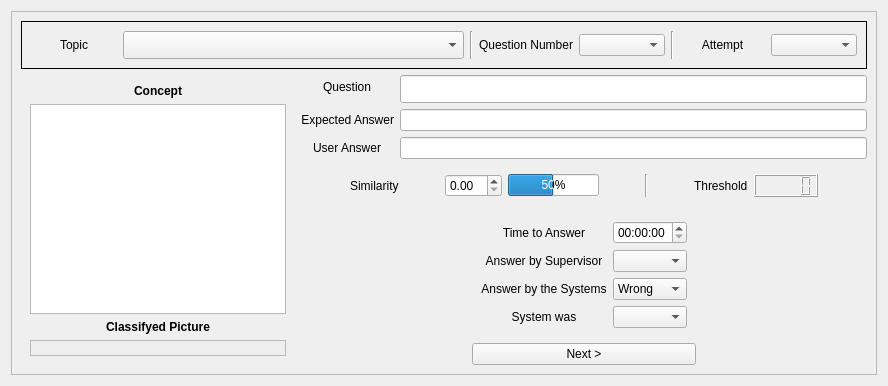
          <widget class="QWidget" name="tab_17">
           <attribute name="title">
            <string>Topics Validation</string>
           </attribute>
           <layout class="QGridLayout" name="gridLayout_82">
            <item row="0" column="0" colspan="3">
             <widget class="QFrame" name="frame_75">
              <property name="frameShape">
               <enum>QFrame::StyledPanel</enum>
              </property>
              <property name="frameShadow">
               <enum>QFrame::Raised</enum>
              </property>
              <layout class="QGridLayout" name="gridLayout_61">
               <item row="0" column="0" colspan="4">
                <widget class="QFrame" name="horizontalFrame">
                 <property name="frameShape">
                  <enum>QFrame::Panel</enum>
                 </property>
                 <layout class="QHBoxLayout" name="horizontalLayout_17">
                  <item>
                   <widget class="QLabel" name="label_165">
                    <property name="text">
                     <string>Topic</string>
                    </property>
                    <property name="alignment">
                     <set>Qt::AlignCenter</set>
                    </property>
                   </widget>
                  </item>
                  <item>
                   <widget class="QComboBox" name="eval_topic_comboBox">
                    <property name="minimumSize">
                     <size>
                      <width>341</width>
                      <height>28</height>
                     </size>
                    </property>
                    <property name="editable">
                     <bool>false</bool>
                    </property>
                   </widget>
                  </item>
                  <item>
                   <widget class="Line" name="line_16">
                    <property name="orientation">
                     <enum>Qt::Vertical</enum>
                    </property>
                   </widget>
                  </item>
                  <item>
                   <widget class="QLabel" name="label_182">
                    <property name="text">
                     <string>Question Number</string>
                    </property>
                    <property name="alignment">
                     <set>Qt::AlignCenter</set>
                    </property>
                   </widget>
                  </item>
                  <item>
                   <widget class="QComboBox" name="eval_questions_comboBox"/>
                  </item>
                  <item>
                   <widget class="Line" name="line_17">
                    <property name="orientation">
                     <enum>Qt::Vertical</enum>
                    </property>
                   </widget>
                  </item>
                  <item>
                   <widget class="QLabel" name="label_183">
                    <property name="text">
                     <string>Attempt</string>
                    </property>
                    <property name="alignment">
                     <set>Qt::AlignCenter</set>
                    </property>
                   </widget>
                  </item>
                  <item>
                   <widget class="QComboBox" name="eval_att_comboBox"/>
                  </item>
                 </layout>
                </widget>
               </item>
               <item row="1" column="1" colspan="3">
                <layout class="QFormLayout" name="formLayout_2">
                 <property name="fieldGrowthPolicy">
                  <enum>QFormLayout::AllNonFixedFieldsGrow</enum>
                 </property>
                 <property name="labelAlignment">
                  <set>Qt::AlignCenter</set>
                 </property>
                 <property name="formAlignment">
                  <set>Qt::AlignHCenter|Qt::AlignTop</set>
                 </property>
                 <item row="0" column="0">
                  <widget class="QLabel" name="label_185">
                   <property name="text">
                    <string>Question</string>
                   </property>
                   <property name="alignment">
                    <set>Qt::AlignRight|Qt::AlignTrailing|Qt::AlignVCenter</set>
                   </property>
                  </widget>
                 </item>
                 <item row="0" column="1">
                  <widget class="QLineEdit" name="eval_quest_lineEdit">
                   <property name="minimumSize">
                    <size>
                     <width>425</width>
                     <height>28</height>
                    </size>
                   </property>
                  </widget>
                 </item>
                 <item row="1" column="0">
                  <widget class="QLabel" name="label_186">
                   <property name="text">
                    <string>Expected Answer</string>
                   </property>
                   <property name="alignment">
                    <set>Qt::AlignRight|Qt::AlignTrailing|Qt::AlignVCenter</set>
                   </property>
                  </widget>
                 </item>
                 <item row="1" column="1">
                  <widget class="QLineEdit" name="eval_exp_lineEdit"/>
                 </item>
                 <item row="2" column="0">
                  <widget class="QLabel" name="label_187">
                   <property name="text">
                    <string>User Answer</string>
                   </property>
                   <property name="alignment">
                    <set>Qt::AlignCenter</set>
                   </property>
                  </widget>
                 </item>
                 <item row="2" column="1">
                  <widget class="QLineEdit" name="eval_gave_ans_lineEdit"/>
                 </item>
                 <item row="3" column="0" colspan="2">
                  <widget class="QWidget" name="widget_87" native="true">
                   <layout class="QHBoxLayout" name="horizontalLayout_24">
                    <item>
                     <spacer name="horizontalSpacer_24">
                      <property name="orientation">
                       <enum>Qt::Horizontal</enum>
                      </property>
                      <property name="sizeHint" stdset="0">
                       <size>
                        <width>40</width>
                        <height>20</height>
                       </size>
                      </property>
                     </spacer>
                    </item>
                    <item>
                     <widget class="QLabel" name="label_146">
                      <property name="text">
                       <string>Similarity</string>
                      </property>
                     </widget>
                    </item>
                    <item>
                     <spacer name="horizontalSpacer_20">
                      <property name="orientation">
                       <enum>Qt::Horizontal</enum>
                      </property>
                      <property name="sizeHint" stdset="0">
                       <size>
                        <width>40</width>
                        <height>20</height>
                       </size>
                      </property>
                     </spacer>
                    </item>
                    <item>
                     <widget class="QDoubleSpinBox" name="eval_dist_doubleSpinBox"/>
                    </item>
                    <item>
                     <widget class="QProgressBar" name="eval_dist_progressBar">
                      <property name="value">
                       <number>50</number>
                      </property>
                     </widget>
                    </item>
                    <item>
                     <spacer name="horizontalSpacer_22">
                      <property name="orientation">
                       <enum>Qt::Horizontal</enum>
                      </property>
                      <property name="sizeHint" stdset="0">
                       <size>
                        <width>40</width>
                        <height>20</height>
                       </size>
                      </property>
                     </spacer>
                    </item>
                    <item>
                     <widget class="Line" name="line_13">
                      <property name="orientation">
                       <enum>Qt::Vertical</enum>
                      </property>
                     </widget>
                    </item>
                    <item>
                     <spacer name="horizontalSpacer_21">
                      <property name="orientation">
                       <enum>Qt::Horizontal</enum>
                      </property>
                      <property name="sizeHint" stdset="0">
                       <size>
                        <width>40</width>
                        <height>20</height>
                       </size>
                      </property>
                     </spacer>
                    </item>
                    <item>
                     <widget class="QLabel" name="label_147">
                      <property name="text">
                       <string>Threshold</string>
                      </property>
                     </widget>
                    </item>
                    <item>
                     <widget class="QLCDNumber" name="eval_lcdNumber"/>
                    </item>
                    <item>
                     <spacer name="horizontalSpacer_23">
                      <property name="orientation">
                       <enum>Qt::Horizontal</enum>
                      </property>
                      <property name="sizeHint" stdset="0">
                       <size>
                        <width>40</width>
                        <height>20</height>
                       </size>
                      </property>
                     </spacer>
                    </item>
                   </layout>
                  </widget>
                 </item>
                </layout>
               </item>
               <item row="2" column="1">
                <spacer name="horizontalSpacer_79">
                 <property name="orientation">
                  <enum>Qt::Horizontal</enum>
                 </property>
                 <property name="sizeHint" stdset="0">
                  <size>
                   <width>40</width>
                   <height>20</height>
                  </size>
                 </property>
                </spacer>
               </item>
               <item row="2" column="2">
                <widget class="QWidget" name="widget_4" native="true">
                 <layout class="QGridLayout" name="gridLayout_8">
                  <item row="2" column="1">
                   <widget class="QComboBox" name="eval_ans_sup_comboBox">
                    <property name="currentIndex">
                     <number>-1</number>
                    </property>
                    <item>
                     <property name="text">
                      <string>Wrong</string>
                     </property>
                     <property name="icon">
                      <iconset>
                       <selectedon>:/imgs/wrong.png</selectedon>
                      </iconset>
                     </property>
                    </item>
                    <item>
                     <property name="text">
                      <string>Correct</string>
                     </property>
                     <property name="icon">
                      <iconset>
                       <selectedon>:/imgs/correct.jpg</selectedon>
                      </iconset>
                     </property>
                    </item>
                    <item>
                     <property name="text">
                      <string/>
                     </property>
                    </item>
                   </widget>
                  </item>
                  <item row="3" column="0">
                   <widget class="QLabel" name="label_188">
                    <property name="text">
                     <string>Answer by the Systems</string>
                    </property>
                    <property name="alignment">
                     <set>Qt::AlignCenter</set>
                    </property>
                   </widget>
                  </item>
                  <item row="3" column="1">
                   <widget class="QComboBox" name="eval_ans_sys_comboBox">
                    <item>
                     <property name="text">
                      <string>Wrong</string>
                     </property>
                     <property name="icon">
                      <iconset>
                       <selectedon>:/imgs/wrong.png</selectedon>
                      </iconset>
                     </property>
                    </item>
                    <item>
                     <property name="text">
                      <string>Correct</string>
                     </property>
                     <property name="icon">
                      <iconset>
                       <selectedon>:/imgs/correct.jpg</selectedon>
                      </iconset>
                     </property>
                    </item>
                   </widget>
                  </item>
                  <item row="5" column="0">
                   <widget class="QLabel" name="label_190">
                    <property name="text">
                     <string>System was</string>
                    </property>
                    <property name="alignment">
                     <set>Qt::AlignCenter</set>
                    </property>
                   </widget>
                  </item>
                  <item row="5" column="1">
                   <widget class="QComboBox" name="eval_sys_was_comboBox">
                    <property name="currentIndex">
                     <number>-1</number>
                    </property>
                    <item>
                     <property name="text">
                      <string>Wrong</string>
                     </property>
                     <property name="icon">
                      <iconset>
                       <selectedon>:/imgs/wrong.png</selectedon>
                      </iconset>
                     </property>
                    </item>
                    <item>
                     <property name="text">
                      <string>Correct</string>
                     </property>
                     <property name="icon">
                      <iconset>
                       <selectedon>:/imgs/correct.jpg</selectedon>
                      </iconset>
                     </property>
                    </item>
                    <item>
                     <property name="text">
                      <string/>
                     </property>
                    </item>
                   </widget>
                  </item>
                  <item row="2" column="0">
                   <widget class="QLabel" name="label_189">
                    <property name="text">
                     <string>Answer by Supervisor</string>
                    </property>
                    <property name="alignment">
                     <set>Qt::AlignCenter</set>
                    </property>
                   </widget>
                  </item>
                  <item row="1" column="0">
                   <widget class="QLabel" name="label_191">
                    <property name="text">
                     <string>Time to Answer</string>
                    </property>
                    <property name="alignment">
                     <set>Qt::AlignCenter</set>
                    </property>
                   </widget>
                  </item>
                  <item row="1" column="1">
                   <widget class="QTimeEdit" name="eval_time2ans"/>
                  </item>
                 </layout>
                </widget>
               </item>
               <item row="2" column="3">
                <spacer name="horizontalSpacer_82">
                 <property name="orientation">
                  <enum>Qt::Horizontal</enum>
                 </property>
                 <property name="sizeHint" stdset="0">
                  <size>
                   <width>40</width>
                   <height>20</height>
                  </size>
                 </property>
                </spacer>
               </item>
               <item row="3" column="2">
                <widget class="QPushButton" name="eval_next_pushButton">
                 <property name="text">
                  <string>Next &gt;</string>
                 </property>
                </widget>
               </item>
               <item row="1" column="0" rowspan="3">
                <widget class="QFrame" name="verticalFrame">
                 <property name="minimumSize">
                  <size>
                   <width>258</width>
                   <height>150</height>
                  </size>
                 </property>
                 <property name="maximumSize">
                  <size>
                   <width>286</width>
                   <height>16777215</height>
                  </size>
                 </property>
                 <layout class="QVBoxLayout" name="verticalLayout_15">
                  <item>
                   <widget class="QLabel" name="label_184">
                    <property name="maximumSize">
                     <size>
                      <width>256</width>
                      <height>18</height>
                     </size>
                    </property>
                    <property name="font">
                     <font>
                      <weight>75</weight>
                      <bold>true</bold>
                     </font>
                    </property>
                    <property name="text">
                     <string>Concept</string>
                    </property>
                    <property name="alignment">
                     <set>Qt::AlignCenter</set>
                    </property>
                   </widget>
                  </item>
                  <item>
                   <widget class="QTextEdit" name="eval_concept_textField"/>
                  </item>
                  <item>
                   <widget class="QLabel" name="label_269">
                    <property name="font">
                     <font>
                      <weight>75</weight>
                      <bold>true</bold>
                     </font>
                    </property>
                    <property name="text">
                     <string>Classifyed Picture</string>
                    </property>
                    <property name="alignment">
                     <set>Qt::AlignCenter</set>
                    </property>
                   </widget>
                  </item>
                  <item>
                   <widget class="QLabel" name="label_192">
                    <property name="maximumSize">
                     <size>
                      <width>300</width>
                      <height>200</height>
                     </size>
                    </property>
                    <property name="frameShape">
                     <enum>QFrame::StyledPanel</enum>
                    </property>
                    <property name="text">
                     <string/>
                    </property>
                    <property name="pixmap">
                     <pixmap resource="imgs.qrc">:/imgs/no-image-icon-11.PNG</pixmap>
                    </property>
                    <property name="scaledContents">
                     <bool>true</bool>
                    </property>
                    <property name="alignment">
                     <set>Qt::AlignCenter</set>
                    </property>
                   </widget>
                  </item>
                 </layout>
                </widget>
               </item>
              </layout>
             </widget>
            </item>
           </layout>
          </widget>
